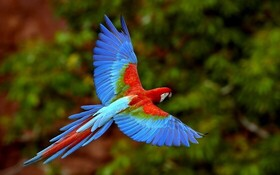
#> input picture Calculating Histogram/bird.jpg, 280 x 175 px
$ python histogram.py
#> lines starting #> are read from the running program, lines starting #| are printed output that depends on the picture
import cv2
import numpy as np


photo = cv2.imread("bird.jpg",0)
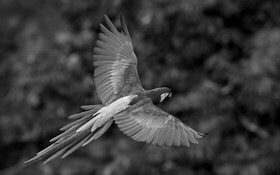
#> photo: shape (175, 280); min 0, max 248, mean 58.1
cv2.imshow("bird.jpg",photo)
cv2.waitKey()

histogramSize = 256
histogramRange = (0, 256)

histogram = np.zeros(256)
width,height = photo.shape
#> width = 175; height = 280

for i in range(0, width):
    for j in range(0,height):
         index = photo[i,j]
         histogram[index] = histogram[index] + 1
#> after the loop, histogram = 256 values, max 822 at index 43, min 0 at index 227, mean 191.4

for i,index in enumerate(histogram):
    print(f"{i} -> {index}")
#> this loop made 256 passes
#> index on passes 1 to 3: 179, 123, 108
#| 0 -> 179.0
#| 1 -> 123.0
#| 2 -> 108.0
#| 3 -> 129.0
#| 4 -> 108.0
#| 5 -> 127.0
#| 6 -> 158.0
#| 7 -> 158.0
#> (further printed lines are left out)

from matplotlib import pyplot as plt
plt.plot(histogram)
plt.show()
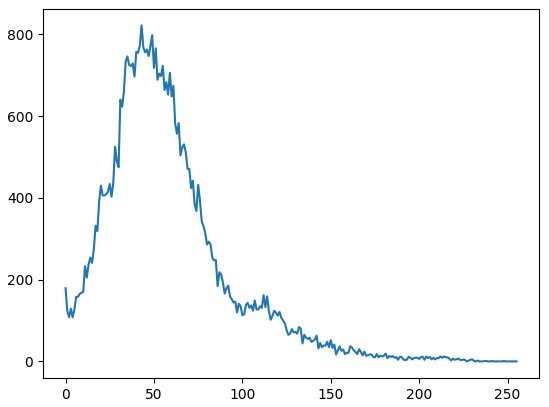
#> figure drawn by matplotlib, 1 panel; curve peaks at x = 43, y = 822
cv2.waitKey()
